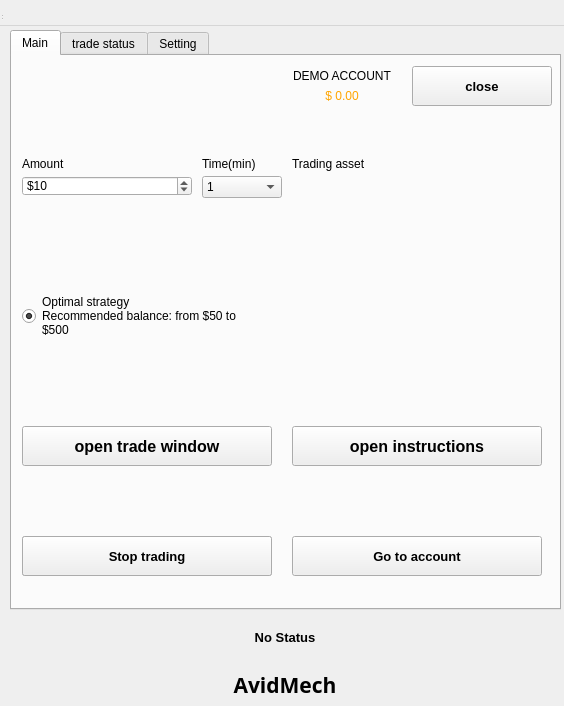
<?xml version="1.0" encoding="UTF-8"?>
<ui version="4.0">
 <class>MainWindow</class>
 <widget class="QFrame" name="MainWindow">
  <property name="geometry">
   <rect>
    <x>0</x>
    <y>0</y>
    <width>564</width>
    <height>706</height>
   </rect>
  </property>
  <property name="focusPolicy">
   <enum>Qt::NoFocus</enum>
  </property>
  <property name="windowTitle">
   <string>MainWindow</string>
  </property>
  <widget class="QWidget" name="centralwidget" native="true">
   <property name="geometry">
    <rect>
     <x>0</x>
     <y>20</y>
     <width>1090</width>
     <height>690</height>
    </rect>
   </property>
   <widget class="QTabWidget" name="Threads">
    <property name="geometry">
     <rect>
      <x>10</x>
      <y>10</y>
      <width>551</width>
      <height>580</height>
     </rect>
    </property>
    <property name="sizePolicy">
     <sizepolicy hsizetype="Minimum" vsizetype="Minimum">
      <horstretch>0</horstretch>
      <verstretch>0</verstretch>
     </sizepolicy>
    </property>
    <property name="focusPolicy">
     <enum>Qt::StrongFocus</enum>
    </property>
    <property name="currentIndex">
     <number>0</number>
    </property>
    <widget class="QWidget" name="Main">
     <attribute name="title">
      <string>Main</string>
     </attribute>
     <widget class="QLabel" name="Main_Logo_label">
      <property name="geometry">
       <rect>
        <x>0</x>
        <y>0</y>
        <width>111</width>
        <height>91</height>
       </rect>
      </property>
      <property name="sizePolicy">
       <sizepolicy hsizetype="Fixed" vsizetype="Fixed">
        <horstretch>0</horstretch>
        <verstretch>0</verstretch>
       </sizepolicy>
      </property>
      <property name="text">
       <string/>
      </property>
      <property name="scaledContents">
       <bool>true</bool>
      </property>
      <property name="alignment">
       <set>Qt::AlignCenter</set>
      </property>
     </widget>
     <widget class="QPushButton" name="open_trade_window_pb">
      <property name="geometry">
       <rect>
        <x>10</x>
        <y>370</y>
        <width>250</width>
        <height>40</height>
       </rect>
      </property>
      <property name="font">
       <font>
        <pointsize>12</pointsize>
        <weight>75</weight>
        <bold>true</bold>
       </font>
      </property>
      <property name="styleSheet">
       <string notr="true"/>
      </property>
      <property name="text">
       <string>open trade window</string>
      </property>
     </widget>
     <widget class="QSpinBox" name="amount_spinBox">
      <property name="geometry">
       <rect>
        <x>10</x>
        <y>120</y>
        <width>170</width>
        <height>20</height>
       </rect>
      </property>
      <property name="styleSheet">
       <string notr="true"/>
      </property>
      <property name="prefix">
       <string>$</string>
      </property>
      <property name="minimum">
       <number>1</number>
      </property>
      <property name="maximum">
       <number>1000</number>
      </property>
      <property name="value">
       <number>10</number>
      </property>
     </widget>
     <widget class="QComboBox" name="time_comboBox">
      <property name="geometry">
       <rect>
        <x>190</x>
        <y>120</y>
        <width>80</width>
        <height>22</height>
       </rect>
      </property>
      <property name="styleSheet">
       <string notr="true"/>
      </property>
      <item>
       <property name="text">
        <string>1</string>
       </property>
      </item>
     </widget>
     <widget class="QLabel" name="amount_label">
      <property name="geometry">
       <rect>
        <x>10</x>
        <y>100</y>
        <width>55</width>
        <height>16</height>
       </rect>
      </property>
      <property name="styleSheet">
       <string notr="true"/>
      </property>
      <property name="text">
       <string>Amount</string>
      </property>
     </widget>
     <widget class="QLabel" name="time_label">
      <property name="geometry">
       <rect>
        <x>190</x>
        <y>100</y>
        <width>71</width>
        <height>16</height>
       </rect>
      </property>
      <property name="styleSheet">
       <string notr="true"/>
      </property>
      <property name="text">
       <string>Time(min)</string>
      </property>
     </widget>
     <widget class="QPushButton" name="start_trading_pb">
      <property name="geometry">
       <rect>
        <x>10</x>
        <y>480</y>
        <width>250</width>
        <height>40</height>
       </rect>
      </property>
      <property name="font">
       <font>
        <pointsize>12</pointsize>
        <weight>75</weight>
        <bold>true</bold>
       </font>
      </property>
      <property name="styleSheet">
       <string notr="true"/>
      </property>
      <property name="text">
       <string>Start trading</string>
      </property>
     </widget>
     <widget class="QRadioButton" name="optimal_strategy_radioButton">
      <property name="geometry">
       <rect>
        <x>10</x>
        <y>210</y>
        <width>250</width>
        <height>100</height>
       </rect>
      </property>
      <property name="tabletTracking">
       <bool>false</bool>
      </property>
      <property name="acceptDrops">
       <bool>false</bool>
      </property>
      <property name="styleSheet">
       <string notr="true"/>
      </property>
      <property name="text">
       <string>Optimal strategy
Recommended balance: from $50 to
$500</string>
      </property>
      <property name="checkable">
       <bool>true</bool>
      </property>
      <property name="checked">
       <bool>true</bool>
      </property>
     </widget>
     <widget class="QLabel" name="balance_label">
      <property name="geometry">
       <rect>
        <x>280</x>
        <y>10</y>
        <width>100</width>
        <height>20</height>
       </rect>
      </property>
      <property name="styleSheet">
       <string notr="true"/>
      </property>
      <property name="text">
       <string>DEMO ACCOUNT</string>
      </property>
      <property name="alignment">
       <set>Qt::AlignCenter</set>
      </property>
     </widget>
     <widget class="QLabel" name="balance_value_label">
      <property name="geometry">
       <rect>
        <x>280</x>
        <y>30</y>
        <width>100</width>
        <height>20</height>
       </rect>
      </property>
      <property name="styleSheet">
       <string notr="true">color:orange</string>
      </property>
      <property name="text">
       <string>$ 0.00</string>
      </property>
      <property name="alignment">
       <set>Qt::AlignCenter</set>
      </property>
     </widget>
     <widget class="QLabel" name="trading_asset_value_label">
      <property name="geometry">
       <rect>
        <x>280</x>
        <y>120</y>
        <width>250</width>
        <height>25</height>
       </rect>
      </property>
      <property name="styleSheet">
       <string notr="true"/>
      </property>
      <property name="text">
       <string/>
      </property>
     </widget>
     <widget class="QLabel" name="trading_asset_label">
      <property name="geometry">
       <rect>
        <x>280</x>
        <y>100</y>
        <width>100</width>
        <height>16</height>
       </rect>
      </property>
      <property name="styleSheet">
       <string notr="true"/>
      </property>
      <property name="text">
       <string>Trading asset</string>
      </property>
     </widget>
     <widget class="QLabel" name="trading_asset_prop_label">
      <property name="geometry">
       <rect>
        <x>470</x>
        <y>120</y>
        <width>40</width>
        <height>25</height>
       </rect>
      </property>
      <property name="styleSheet">
       <string notr="true"/>
      </property>
      <property name="text">
       <string/>
      </property>
     </widget>
     <widget class="QPushButton" name="stop_trading_pb">
      <property name="geometry">
       <rect>
        <x>10</x>
        <y>480</y>
        <width>250</width>
        <height>40</height>
       </rect>
      </property>
      <property name="font">
       <font>
        <pointsize>10</pointsize>
        <weight>75</weight>
        <bold>true</bold>
       </font>
      </property>
      <property name="styleSheet">
       <string notr="true"/>
      </property>
      <property name="text">
       <string>Stop trading</string>
      </property>
     </widget>
     <widget class="QPushButton" name="close_pb">
      <property name="geometry">
       <rect>
        <x>400</x>
        <y>10</y>
        <width>140</width>
        <height>40</height>
       </rect>
      </property>
      <property name="font">
       <font>
        <pointsize>10</pointsize>
        <weight>75</weight>
        <bold>true</bold>
       </font>
      </property>
      <property name="styleSheet">
       <string notr="true"/>
      </property>
      <property name="text">
       <string>close</string>
      </property>
     </widget>
     <widget class="QPushButton" name="go_to_account_pb">
      <property name="geometry">
       <rect>
        <x>280</x>
        <y>480</y>
        <width>250</width>
        <height>40</height>
       </rect>
      </property>
      <property name="font">
       <font>
        <pointsize>10</pointsize>
        <weight>75</weight>
        <bold>true</bold>
       </font>
      </property>
      <property name="styleSheet">
       <string notr="true"/>
      </property>
      <property name="text">
       <string>Go to account</string>
      </property>
     </widget>
     <widget class="QPushButton" name="open_instructions_pb">
      <property name="geometry">
       <rect>
        <x>280</x>
        <y>370</y>
        <width>250</width>
        <height>40</height>
       </rect>
      </property>
      <property name="font">
       <font>
        <pointsize>12</pointsize>
        <weight>75</weight>
        <bold>true</bold>
       </font>
      </property>
      <property name="styleSheet">
       <string notr="true"/>
      </property>
      <property name="text">
       <string>open instructions</string>
      </property>
     </widget>
    </widget>
    <widget class="QWidget" name="trade_status">
     <attribute name="title">
      <string>trade status</string>
     </attribute>
     <widget class="QWidget" name="layoutWidget">
      <property name="geometry">
       <rect>
        <x>0</x>
        <y>10</y>
        <width>541</width>
        <height>541</height>
       </rect>
      </property>
      <layout class="QHBoxLayout" name="horizontalLayout_trade">
       <item>
        <layout class="QVBoxLayout" name="verticalLayout_trade">
         <item>
          <layout class="QHBoxLayout" name="horizontalLayout_trade_label">
           <item>
            <widget class="QLabel" name="label_trade">
             <property name="text">
              <string>trade</string>
             </property>
             <property name="alignment">
              <set>Qt::AlignCenter</set>
             </property>
            </widget>
           </item>
           <item>
            <widget class="QLabel" name="label_current">
             <property name="text">
              <string>current</string>
             </property>
             <property name="alignment">
              <set>Qt::AlignCenter</set>
             </property>
            </widget>
           </item>
           <item>
            <widget class="QLabel" name="label_accuracy">
             <property name="text">
              <string>accuracy</string>
             </property>
             <property name="alignment">
              <set>Qt::AlignCenter</set>
             </property>
            </widget>
           </item>
           <item>
            <widget class="QLabel" name="label_predict">
             <property name="text">
              <string>predict</string>
             </property>
             <property name="alignment">
              <set>Qt::AlignCenter</set>
             </property>
            </widget>
           </item>
          </layout>
         </item>
         <item>
          <layout class="QHBoxLayout" name="horizontalLayout_trade_right_label"/>
         </item>
         <item>
          <spacer name="verticalSpacer">
           <property name="orientation">
            <enum>Qt::Vertical</enum>
           </property>
           <property name="sizeHint" stdset="0">
            <size>
             <width>515</width>
             <height>40</height>
            </size>
           </property>
          </spacer>
         </item>
         <item>
          <layout class="QHBoxLayout" name="horizontalLayout_7"/>
         </item>
        </layout>
       </item>
      </layout>
     </widget>
    </widget>
    <widget class="QWidget" name="Setting">
     <attribute name="title">
      <string>Setting</string>
     </attribute>
     <widget class="QWidget" name="formLayoutWidget">
      <property name="geometry">
       <rect>
        <x>10</x>
        <y>60</y>
        <width>281</width>
        <height>111</height>
       </rect>
      </property>
      <layout class="QFormLayout" name="formLayout">
       <property name="labelAlignment">
        <set>Qt::AlignLeading|Qt::AlignLeft|Qt::AlignVCenter</set>
       </property>
       <property name="formAlignment">
        <set>Qt::AlignLeading|Qt::AlignLeft|Qt::AlignTop</set>
       </property>
       <item row="0" column="1">
        <widget class="QCheckBox" name="baleONOFFSendFlag">
         <property name="font">
          <font>
           <pointsize>12</pointsize>
          </font>
         </property>
         <property name="text">
          <string/>
         </property>
         <property name="checked">
          <bool>true</bool>
         </property>
        </widget>
       </item>
       <item row="1" column="1">
        <widget class="QCheckBox" name="baleONOFFFlag">
         <property name="font">
          <font>
           <pointsize>12</pointsize>
          </font>
         </property>
         <property name="text">
          <string/>
         </property>
         <property name="checked">
          <bool>true</bool>
         </property>
        </widget>
       </item>
      </layout>
     </widget>
     <widget class="QWidget" name="formLayoutWidget_6">
      <property name="geometry">
       <rect>
        <x>10</x>
        <y>180</y>
        <width>281</width>
        <height>111</height>
       </rect>
      </property>
      <layout class="QFormLayout" name="formLayout_10">
       <property name="labelAlignment">
        <set>Qt::AlignLeading|Qt::AlignLeft|Qt::AlignVCenter</set>
       </property>
       <property name="formAlignment">
        <set>Qt::AlignLeading|Qt::AlignLeft|Qt::AlignTop</set>
       </property>
       <property name="horizontalSpacing">
        <number>7</number>
       </property>
       <property name="verticalSpacing">
        <number>7</number>
       </property>
       <item row="1" column="1">
        <widget class="QCheckBox" name="SendDataPrintFlag">
         <property name="font">
          <font>
           <pointsize>12</pointsize>
          </font>
         </property>
         <property name="text">
          <string/>
         </property>
         <property name="iconSize">
          <size>
           <width>20</width>
           <height>20</height>
          </size>
         </property>
         <property name="checked">
          <bool>true</bool>
         </property>
        </widget>
       </item>
       <item row="2" column="1">
        <widget class="QCheckBox" name="DebugPrintFlag">
         <property name="font">
          <font>
           <pointsize>12</pointsize>
          </font>
         </property>
         <property name="text">
          <string>DebugPrint</string>
         </property>
         <property name="checked">
          <bool>true</bool>
         </property>
        </widget>
       </item>
      </layout>
     </widget>
     <widget class="QLabel" name="logo_label_setting">
      <property name="geometry">
       <rect>
        <x>870</x>
        <y>360</y>
        <width>190</width>
        <height>190</height>
       </rect>
      </property>
      <property name="text">
       <string/>
      </property>
      <property name="scaledContents">
       <bool>true</bool>
      </property>
     </widget>
    </widget>
   </widget>
   <widget class="QLabel" name="Status_label_bot">
    <property name="geometry">
     <rect>
      <x>10</x>
      <y>600</y>
      <width>550</width>
      <height>35</height>
     </rect>
    </property>
    <property name="font">
     <font>
      <pointsize>10</pointsize>
      <weight>75</weight>
      <bold>true</bold>
     </font>
    </property>
    <property name="text">
     <string>No Status</string>
    </property>
    <property name="alignment">
     <set>Qt::AlignCenter</set>
    </property>
   </widget>
   <widget class="QLabel" name="main_label">
    <property name="geometry">
     <rect>
      <x>10</x>
      <y>650</y>
      <width>550</width>
      <height>30</height>
     </rect>
    </property>
    <property name="font">
     <font>
      <family>Siemens Serif SC</family>
      <pointsize>16</pointsize>
      <weight>75</weight>
      <bold>true</bold>
     </font>
    </property>
    <property name="styleSheet">
     <string notr="true"/>
    </property>
    <property name="text">
     <string>AvidMech</string>
    </property>
    <property name="alignment">
     <set>Qt::AlignCenter</set>
    </property>
   </widget>
  </widget>
  <widget class="QMenuBar" name="menubar">
   <property name="geometry">
    <rect>
     <x>0</x>
     <y>0</y>
     <width>1101</width>
     <height>26</height>
    </rect>
   </property>
  </widget>
  <widget class="QStatusBar" name="statusbar">
   <property name="geometry">
    <rect>
     <x>0</x>
     <y>0</y>
     <width>3</width>
     <height>21</height>
    </rect>
   </property>
  </widget>
 </widget>
 <resources/>
 <connections/>
</ui>
